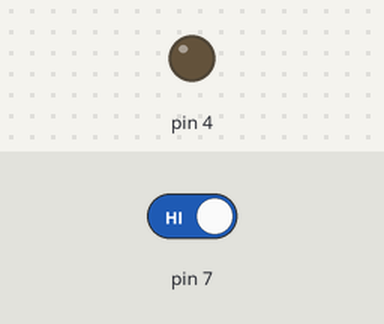
Recording of a sketch running on a simulated Arduino Uno, built with avr-gcc and run on an emulated ATmega328P. On the bench: output pins drawn as LEDs (lit = HIGH). The test bench sets the inputs (shaded band); at power-on: pin 7 HIGH. What the sketch prints to the serial monitor is not drawn.

Above: at 1.2 s.
1.3 s: pin 7 driven LOW
At 2.5 s:
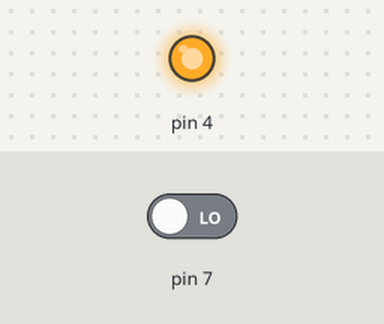
2.8 s: pin 7 driven HIGH
At 3.8 s:
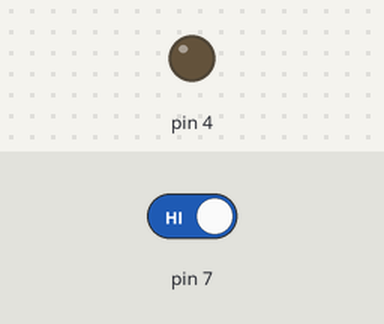
Timing chart, 0 to 5.8 s (numbered marks = the images above; inputs shaded):
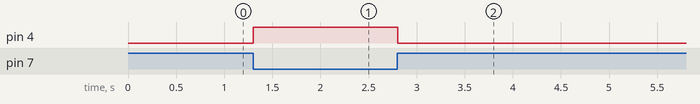

The sketch:

0908_2period_pullup_led.ino
```cpp
// 250908 2교시 pull up led 제어 코드

void setup() {
  // put your setup code here, to run once:

  pinMode(7, INPUT); // 읽어들이는거니 input
  pinMode(4, OUTPUT); // 읽어들이는거니 input

  Serial.begin(9600); // 디버깅위해

}

void loop() {
  // put your main code here, to run repeatedly:

  int in = digitalRead(7); // 디지털신호 읽어오는거라 디지털 read
  Serial.print(in); // 시리얼모니터에 프린트
  delay(100); // 딜레이를 준다

  if(!digitalRead(7)) // pullup 코드 -> 대기상태 1
  {
    digitalWrite(4, 1);
  }
  else
  {
    digitalWrite(4, 0);
  }


}


/*
# 플로팅 현상 (스위치 연결시 00000000~ 뜨는것)
MCU가 전류 흐르는지 흐르지 않는지 알 수 없다 : 레벨변화를 알수가 없음
-> 이런 현상을 막기 위해 저항을 달아주면 조절이 가능하다 : 풀업(저항이 위에 있으면 // 대기상태 1), 폴다운(저항이 아래 있으면 GND // 대기상태 0) 저항
회로에 따라서 코드가 달라짐 (당연함 if문 조건이 달라질테니까..)
*/
```

Measured:
- after the input at 1.3 s, pin 4: LOW → HIGH at once
- after the input at 2.8 s, pin 4: HIGH → LOW at once
